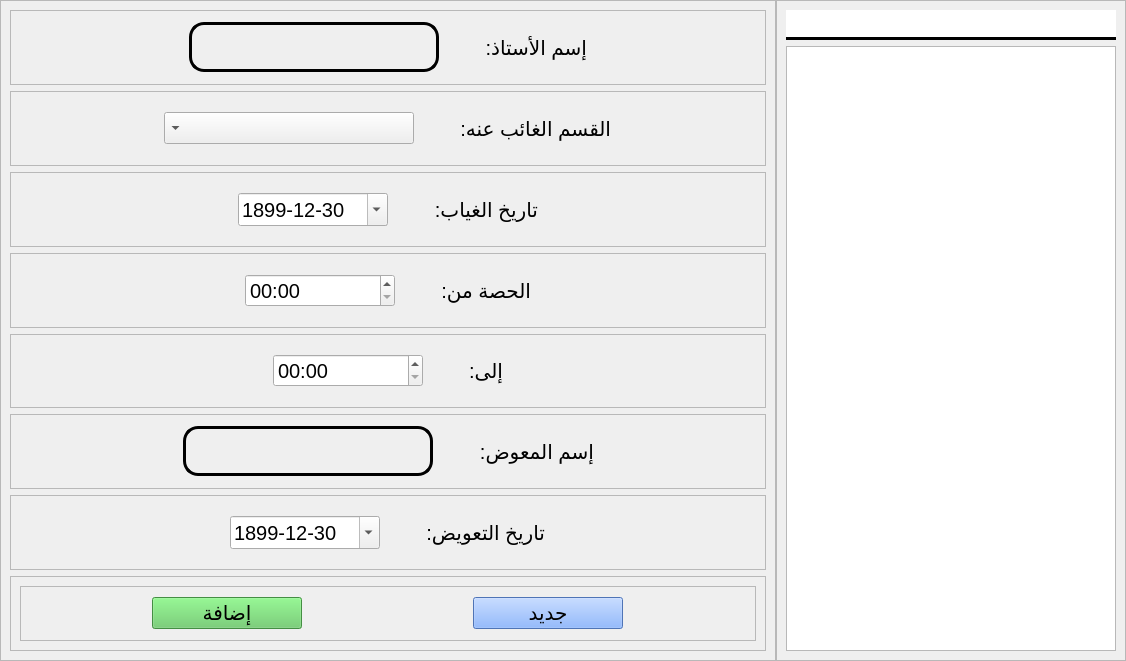
<?xml version="1.0" encoding="UTF-8"?>
<ui version="4.0">
 <class>absent_teacher_add</class>
 <widget class="QWidget" name="absent_teacher_add">
  <property name="geometry">
   <rect>
    <x>0</x>
    <y>0</y>
    <width>1126</width>
    <height>661</height>
   </rect>
  </property>
  <property name="windowTitle">
   <string>Form</string>
  </property>
  <layout class="QHBoxLayout" name="horizontalLayout">
   <property name="spacing">
    <number>0</number>
   </property>
   <property name="leftMargin">
    <number>0</number>
   </property>
   <property name="topMargin">
    <number>0</number>
   </property>
   <property name="rightMargin">
    <number>0</number>
   </property>
   <property name="bottomMargin">
    <number>0</number>
   </property>
   <item>
    <widget class="QFrame" name="frame_5">
     <property name="frameShape">
      <enum>QFrame::Shape::StyledPanel</enum>
     </property>
     <property name="frameShadow">
      <enum>QFrame::Shadow::Raised</enum>
     </property>
     <layout class="QVBoxLayout" name="verticalLayout">
      <item>
       <widget class="QFrame" name="frame_9">
        <property name="frameShape">
         <enum>QFrame::Shape::StyledPanel</enum>
        </property>
        <property name="frameShadow">
         <enum>QFrame::Shadow::Raised</enum>
        </property>
        <layout class="QHBoxLayout" name="horizontalLayout_7">
         <item>
          <spacer name="horizontalSpacer_3">
           <property name="orientation">
            <enum>Qt::Orientation::Horizontal</enum>
           </property>
           <property name="sizeHint" stdset="0">
            <size>
             <width>40</width>
             <height>20</height>
            </size>
           </property>
          </spacer>
         </item>
         <item>
          <widget class="QLabel" name="name">
           <property name="minimumSize">
            <size>
             <width>250</width>
             <height>0</height>
            </size>
           </property>
           <property name="maximumSize">
            <size>
             <width>16777215</width>
             <height>50</height>
            </size>
           </property>
           <property name="font">
            <font>
             <pointsize>15</pointsize>
            </font>
           </property>
           <property name="styleSheet">
            <string notr="true">border: 3px solid black; 
border-radius: 15px</string>
           </property>
           <property name="text">
            <string/>
           </property>
          </widget>
         </item>
         <item>
          <spacer name="horizontalSpacer_2">
           <property name="orientation">
            <enum>Qt::Orientation::Horizontal</enum>
           </property>
           <property name="sizeType">
            <enum>QSizePolicy::Policy::Fixed</enum>
           </property>
           <property name="sizeHint" stdset="0">
            <size>
             <width>40</width>
             <height>20</height>
            </size>
           </property>
          </spacer>
         </item>
         <item>
          <widget class="QLabel" name="label_6">
           <property name="font">
            <font>
             <pointsize>15</pointsize>
            </font>
           </property>
           <property name="text">
            <string>إسم الأستاذ:</string>
           </property>
          </widget>
         </item>
         <item>
          <spacer name="horizontalSpacer">
           <property name="orientation">
            <enum>Qt::Orientation::Horizontal</enum>
           </property>
           <property name="sizeHint" stdset="0">
            <size>
             <width>40</width>
             <height>20</height>
            </size>
           </property>
          </spacer>
         </item>
        </layout>
       </widget>
      </item>
      <item>
       <widget class="QFrame" name="frame_7">
        <property name="frameShape">
         <enum>QFrame::Shape::StyledPanel</enum>
        </property>
        <property name="frameShadow">
         <enum>QFrame::Shadow::Raised</enum>
        </property>
        <layout class="QHBoxLayout" name="horizontalLayout_5">
         <item>
          <spacer name="horizontalSpacer_4">
           <property name="orientation">
            <enum>Qt::Orientation::Horizontal</enum>
           </property>
           <property name="sizeHint" stdset="0">
            <size>
             <width>237</width>
             <height>20</height>
            </size>
           </property>
          </spacer>
         </item>
         <item>
          <widget class="QComboBox" name="classroom">
           <property name="minimumSize">
            <size>
             <width>250</width>
             <height>30</height>
            </size>
           </property>
           <property name="font">
            <font>
             <pointsize>15</pointsize>
            </font>
           </property>
           <property name="layoutDirection">
            <enum>Qt::LayoutDirection::RightToLeft</enum>
           </property>
           <property name="editable">
            <bool>false</bool>
           </property>
          </widget>
         </item>
         <item>
          <spacer name="horizontalSpacer_10">
           <property name="orientation">
            <enum>Qt::Orientation::Horizontal</enum>
           </property>
           <property name="sizeType">
            <enum>QSizePolicy::Policy::Fixed</enum>
           </property>
           <property name="sizeHint" stdset="0">
            <size>
             <width>40</width>
             <height>20</height>
            </size>
           </property>
          </spacer>
         </item>
         <item>
          <widget class="QLabel" name="label_3">
           <property name="font">
            <font>
             <pointsize>15</pointsize>
            </font>
           </property>
           <property name="text">
            <string>القسم الغائب عنه:</string>
           </property>
          </widget>
         </item>
         <item>
          <spacer name="horizontalSpacer_5">
           <property name="orientation">
            <enum>Qt::Orientation::Horizontal</enum>
           </property>
           <property name="sizeHint" stdset="0">
            <size>
             <width>237</width>
             <height>20</height>
            </size>
           </property>
          </spacer>
         </item>
        </layout>
       </widget>
      </item>
      <item>
       <widget class="QFrame" name="frame_12">
        <property name="frameShape">
         <enum>QFrame::Shape::StyledPanel</enum>
        </property>
        <property name="frameShadow">
         <enum>QFrame::Shadow::Raised</enum>
        </property>
        <layout class="QHBoxLayout" name="horizontalLayout_2">
         <item>
          <spacer name="horizontalSpacer_18">
           <property name="orientation">
            <enum>Qt::Orientation::Horizontal</enum>
           </property>
           <property name="sizeHint" stdset="0">
            <size>
             <width>237</width>
             <height>20</height>
            </size>
           </property>
          </spacer>
         </item>
         <item>
          <widget class="QDateEdit" name="date_ab">
           <property name="minimumSize">
            <size>
             <width>150</width>
             <height>30</height>
            </size>
           </property>
           <property name="font">
            <font>
             <pointsize>15</pointsize>
            </font>
           </property>
           <property name="dateTime">
            <datetime>
             <hour>0</hour>
             <minute>0</minute>
             <second>0</second>
             <year>1899</year>
             <month>12</month>
             <day>30</day>
            </datetime>
           </property>
           <property name="displayFormat">
            <string>yyyy-MM-dd</string>
           </property>
           <property name="calendarPopup">
            <bool>true</bool>
           </property>
          </widget>
         </item>
         <item>
          <spacer name="horizontalSpacer_21">
           <property name="orientation">
            <enum>Qt::Orientation::Horizontal</enum>
           </property>
           <property name="sizeType">
            <enum>QSizePolicy::Policy::Fixed</enum>
           </property>
           <property name="sizeHint" stdset="0">
            <size>
             <width>40</width>
             <height>20</height>
            </size>
           </property>
          </spacer>
         </item>
         <item>
          <widget class="QLabel" name="label_4">
           <property name="font">
            <font>
             <pointsize>15</pointsize>
            </font>
           </property>
           <property name="text">
            <string>تاريخ الغياب:</string>
           </property>
          </widget>
         </item>
         <item>
          <spacer name="horizontalSpacer_22">
           <property name="orientation">
            <enum>Qt::Orientation::Horizontal</enum>
           </property>
           <property name="sizeHint" stdset="0">
            <size>
             <width>237</width>
             <height>20</height>
            </size>
           </property>
          </spacer>
         </item>
        </layout>
       </widget>
      </item>
      <item>
       <widget class="QFrame" name="frame_14">
        <property name="frameShape">
         <enum>QFrame::Shape::StyledPanel</enum>
        </property>
        <property name="frameShadow">
         <enum>QFrame::Shadow::Raised</enum>
        </property>
        <layout class="QHBoxLayout" name="horizontalLayout_3">
         <item>
          <spacer name="horizontalSpacer_23">
           <property name="orientation">
            <enum>Qt::Orientation::Horizontal</enum>
           </property>
           <property name="sizeHint" stdset="0">
            <size>
             <width>237</width>
             <height>20</height>
            </size>
           </property>
          </spacer>
         </item>
         <item>
          <widget class="QTimeEdit" name="du_time">
           <property name="minimumSize">
            <size>
             <width>150</width>
             <height>30</height>
            </size>
           </property>
           <property name="font">
            <font>
             <pointsize>15</pointsize>
            </font>
           </property>
           <property name="maximumTime">
            <time>
             <hour>23</hour>
             <minute>59</minute>
             <second>59</second>
            </time>
           </property>
           <property name="currentSection">
            <enum>QDateTimeEdit::Section::HourSection</enum>
           </property>
           <property name="displayFormat">
            <string>hh:mm</string>
           </property>
          </widget>
         </item>
         <item>
          <spacer name="horizontalSpacer_24">
           <property name="orientation">
            <enum>Qt::Orientation::Horizontal</enum>
           </property>
           <property name="sizeType">
            <enum>QSizePolicy::Policy::Fixed</enum>
           </property>
           <property name="sizeHint" stdset="0">
            <size>
             <width>40</width>
             <height>20</height>
            </size>
           </property>
          </spacer>
         </item>
         <item>
          <widget class="QLabel" name="label_8">
           <property name="font">
            <font>
             <pointsize>15</pointsize>
            </font>
           </property>
           <property name="text">
            <string>الحصة من:</string>
           </property>
          </widget>
         </item>
         <item>
          <spacer name="horizontalSpacer_25">
           <property name="orientation">
            <enum>Qt::Orientation::Horizontal</enum>
           </property>
           <property name="sizeHint" stdset="0">
            <size>
             <width>237</width>
             <height>20</height>
            </size>
           </property>
          </spacer>
         </item>
        </layout>
       </widget>
      </item>
      <item>
       <widget class="QFrame" name="frame_8">
        <property name="frameShape">
         <enum>QFrame::Shape::StyledPanel</enum>
        </property>
        <property name="frameShadow">
         <enum>QFrame::Shadow::Raised</enum>
        </property>
        <layout class="QHBoxLayout" name="horizontalLayout_6">
         <item>
          <spacer name="horizontalSpacer_7">
           <property name="orientation">
            <enum>Qt::Orientation::Horizontal</enum>
           </property>
           <property name="sizeHint" stdset="0">
            <size>
             <width>237</width>
             <height>20</height>
            </size>
           </property>
          </spacer>
         </item>
         <item>
          <widget class="QTimeEdit" name="to_time">
           <property name="minimumSize">
            <size>
             <width>150</width>
             <height>30</height>
            </size>
           </property>
           <property name="font">
            <font>
             <pointsize>15</pointsize>
            </font>
           </property>
           <property name="maximumTime">
            <time>
             <hour>23</hour>
             <minute>59</minute>
             <second>59</second>
            </time>
           </property>
           <property name="currentSection">
            <enum>QDateTimeEdit::Section::HourSection</enum>
           </property>
           <property name="displayFormat">
            <string>hh:mm</string>
           </property>
          </widget>
         </item>
         <item>
          <spacer name="horizontalSpacer_11">
           <property name="orientation">
            <enum>Qt::Orientation::Horizontal</enum>
           </property>
           <property name="sizeType">
            <enum>QSizePolicy::Policy::Fixed</enum>
           </property>
           <property name="sizeHint" stdset="0">
            <size>
             <width>40</width>
             <height>20</height>
            </size>
           </property>
          </spacer>
         </item>
         <item>
          <widget class="QLabel" name="label_5">
           <property name="font">
            <font>
             <pointsize>15</pointsize>
            </font>
           </property>
           <property name="text">
            <string>إلى:</string>
           </property>
          </widget>
         </item>
         <item>
          <spacer name="horizontalSpacer_6">
           <property name="orientation">
            <enum>Qt::Orientation::Horizontal</enum>
           </property>
           <property name="sizeHint" stdset="0">
            <size>
             <width>237</width>
             <height>20</height>
            </size>
           </property>
          </spacer>
         </item>
        </layout>
       </widget>
      </item>
      <item>
       <widget class="QFrame" name="frame_11">
        <property name="frameShape">
         <enum>QFrame::Shape::StyledPanel</enum>
        </property>
        <property name="frameShadow">
         <enum>QFrame::Shadow::Raised</enum>
        </property>
        <layout class="QHBoxLayout" name="horizontalLayout_9">
         <item>
          <spacer name="horizontalSpacer_14">
           <property name="orientation">
            <enum>Qt::Orientation::Horizontal</enum>
           </property>
           <property name="sizeHint" stdset="0">
            <size>
             <width>40</width>
             <height>20</height>
            </size>
           </property>
          </spacer>
         </item>
         <item>
          <widget class="QLabel" name="replacment">
           <property name="minimumSize">
            <size>
             <width>250</width>
             <height>0</height>
            </size>
           </property>
           <property name="maximumSize">
            <size>
             <width>16777215</width>
             <height>50</height>
            </size>
           </property>
           <property name="font">
            <font>
             <pointsize>15</pointsize>
            </font>
           </property>
           <property name="styleSheet">
            <string notr="true">border: 3px solid black; 
border-radius: 15px</string>
           </property>
           <property name="text">
            <string/>
           </property>
          </widget>
         </item>
         <item>
          <spacer name="horizontalSpacer_15">
           <property name="orientation">
            <enum>Qt::Orientation::Horizontal</enum>
           </property>
           <property name="sizeType">
            <enum>QSizePolicy::Policy::Fixed</enum>
           </property>
           <property name="sizeHint" stdset="0">
            <size>
             <width>40</width>
             <height>20</height>
            </size>
           </property>
          </spacer>
         </item>
         <item>
          <widget class="QLabel" name="label_7">
           <property name="font">
            <font>
             <pointsize>15</pointsize>
            </font>
           </property>
           <property name="text">
            <string>إسم المعوض:</string>
           </property>
          </widget>
         </item>
         <item>
          <spacer name="horizontalSpacer_16">
           <property name="orientation">
            <enum>Qt::Orientation::Horizontal</enum>
           </property>
           <property name="sizeHint" stdset="0">
            <size>
             <width>40</width>
             <height>20</height>
            </size>
           </property>
          </spacer>
         </item>
        </layout>
       </widget>
      </item>
      <item>
       <widget class="QFrame" name="frame_34">
        <property name="frameShape">
         <enum>QFrame::Shape::StyledPanel</enum>
        </property>
        <property name="frameShadow">
         <enum>QFrame::Shadow::Raised</enum>
        </property>
        <layout class="QHBoxLayout" name="horizontalLayout_26">
         <item>
          <spacer name="horizontalSpacer_13">
           <property name="orientation">
            <enum>Qt::Orientation::Horizontal</enum>
           </property>
           <property name="sizeHint" stdset="0">
            <size>
             <width>237</width>
             <height>20</height>
            </size>
           </property>
          </spacer>
         </item>
         <item>
          <widget class="QDateEdit" name="date_rep">
           <property name="minimumSize">
            <size>
             <width>150</width>
             <height>30</height>
            </size>
           </property>
           <property name="font">
            <font>
             <pointsize>15</pointsize>
            </font>
           </property>
           <property name="dateTime">
            <datetime>
             <hour>0</hour>
             <minute>0</minute>
             <second>0</second>
             <year>1899</year>
             <month>12</month>
             <day>30</day>
            </datetime>
           </property>
           <property name="displayFormat">
            <string>yyyy-MM-dd</string>
           </property>
           <property name="calendarPopup">
            <bool>true</bool>
           </property>
          </widget>
         </item>
         <item>
          <spacer name="horizontalSpacer_17">
           <property name="orientation">
            <enum>Qt::Orientation::Horizontal</enum>
           </property>
           <property name="sizeType">
            <enum>QSizePolicy::Policy::Fixed</enum>
           </property>
           <property name="sizeHint" stdset="0">
            <size>
             <width>40</width>
             <height>20</height>
            </size>
           </property>
          </spacer>
         </item>
         <item>
          <widget class="QLabel" name="label_18">
           <property name="font">
            <font>
             <pointsize>15</pointsize>
            </font>
           </property>
           <property name="layoutDirection">
            <enum>Qt::LayoutDirection::RightToLeft</enum>
           </property>
           <property name="text">
            <string>تاريخ التعويض:</string>
           </property>
           <property name="alignment">
            <set>Qt::AlignmentFlag::AlignLeading|Qt::AlignmentFlag::AlignLeft|Qt::AlignmentFlag::AlignVCenter</set>
           </property>
          </widget>
         </item>
         <item>
          <spacer name="horizontalSpacer_12">
           <property name="orientation">
            <enum>Qt::Orientation::Horizontal</enum>
           </property>
           <property name="sizeHint" stdset="0">
            <size>
             <width>237</width>
             <height>20</height>
            </size>
           </property>
          </spacer>
         </item>
        </layout>
       </widget>
      </item>
      <item>
       <widget class="QFrame" name="frame_10">
        <property name="frameShape">
         <enum>QFrame::Shape::StyledPanel</enum>
        </property>
        <property name="frameShadow">
         <enum>QFrame::Shadow::Raised</enum>
        </property>
        <layout class="QVBoxLayout" name="verticalLayout_2">
         <item>
          <widget class="QFrame" name="frame_13">
           <property name="frameShape">
            <enum>QFrame::Shape::StyledPanel</enum>
           </property>
           <property name="frameShadow">
            <enum>QFrame::Shadow::Raised</enum>
           </property>
           <layout class="QHBoxLayout" name="horizontalLayout_4">
            <property name="spacing">
             <number>0</number>
            </property>
            <property name="leftMargin">
             <number>0</number>
            </property>
            <property name="topMargin">
             <number>0</number>
            </property>
            <property name="rightMargin">
             <number>0</number>
            </property>
            <property name="bottomMargin">
             <number>0</number>
            </property>
            <item>
             <widget class="QPushButton" name="add_btn">
              <property name="minimumSize">
               <size>
                <width>100</width>
                <height>30</height>
               </size>
              </property>
              <property name="maximumSize">
               <size>
                <width>150</width>
                <height>16777215</height>
               </size>
              </property>
              <property name="font">
               <font>
                <pointsize>15</pointsize>
               </font>
              </property>
              <property name="styleSheet">
               <string notr="true">background-color: rgb(95, 199, 94);</string>
              </property>
              <property name="text">
               <string>إضافة</string>
              </property>
             </widget>
            </item>
            <item>
             <spacer name="horizontalSpacer_8">
              <property name="orientation">
               <enum>Qt::Orientation::Horizontal</enum>
              </property>
              <property name="sizeType">
               <enum>QSizePolicy::Policy::Fixed</enum>
              </property>
              <property name="sizeHint" stdset="0">
               <size>
                <width>40</width>
                <height>20</height>
               </size>
              </property>
             </spacer>
            </item>
            <item>
             <widget class="QPushButton" name="new_btn">
              <property name="minimumSize">
               <size>
                <width>100</width>
                <height>30</height>
               </size>
              </property>
              <property name="maximumSize">
               <size>
                <width>150</width>
                <height>16777215</height>
               </size>
              </property>
              <property name="font">
               <font>
                <pointsize>15</pointsize>
               </font>
              </property>
              <property name="styleSheet">
               <string notr="true">background-color: rgb(111, 162, 255);</string>
              </property>
              <property name="text">
               <string>جديد</string>
              </property>
             </widget>
            </item>
           </layout>
          </widget>
         </item>
        </layout>
       </widget>
      </item>
     </layout>
    </widget>
   </item>
   <item>
    <widget class="QFrame" name="frame_4">
     <property name="minimumSize">
      <size>
       <width>350</width>
       <height>0</height>
      </size>
     </property>
     <property name="frameShape">
      <enum>QFrame::Shape::StyledPanel</enum>
     </property>
     <property name="frameShadow">
      <enum>QFrame::Shadow::Raised</enum>
     </property>
     <layout class="QVBoxLayout" name="verticalLayout_3">
      <item>
       <widget class="QLineEdit" name="search_ent">
        <property name="minimumSize">
         <size>
          <width>0</width>
          <height>30</height>
         </size>
        </property>
        <property name="font">
         <font>
          <pointsize>15</pointsize>
         </font>
        </property>
        <property name="layoutDirection">
         <enum>Qt::LayoutDirection::RightToLeft</enum>
        </property>
        <property name="styleSheet">
         <string notr="true">border: 3px solid black;
border-left: none;
border-right: none;
border-top: none 
</string>
        </property>
       </widget>
      </item>
      <item>
       <widget class="QTableView" name="student_list">
        <property name="minimumSize">
         <size>
          <width>300</width>
          <height>0</height>
         </size>
        </property>
        <property name="font">
         <font>
          <pointsize>15</pointsize>
         </font>
        </property>
        <property name="layoutDirection">
         <enum>Qt::LayoutDirection::RightToLeft</enum>
        </property>
        <property name="editTriggers">
         <set>QAbstractItemView::EditTrigger::NoEditTriggers</set>
        </property>
        <property name="alternatingRowColors">
         <bool>true</bool>
        </property>
        <property name="selectionMode">
         <enum>QAbstractItemView::SelectionMode::SingleSelection</enum>
        </property>
        <property name="selectionBehavior">
         <enum>QAbstractItemView::SelectionBehavior::SelectRows</enum>
        </property>
        <property name="verticalScrollMode">
         <enum>QAbstractItemView::ScrollMode::ScrollPerPixel</enum>
        </property>
        <property name="horizontalScrollMode">
         <enum>QAbstractItemView::ScrollMode::ScrollPerPixel</enum>
        </property>
        <property name="showGrid">
         <bool>false</bool>
        </property>
        <attribute name="horizontalHeaderMinimumSectionSize">
         <number>150</number>
        </attribute>
        <attribute name="verticalHeaderDefaultSectionSize">
         <number>35</number>
        </attribute>
       </widget>
      </item>
     </layout>
    </widget>
   </item>
  </layout>
 </widget>
 <resources/>
 <connections/>
</ui>
